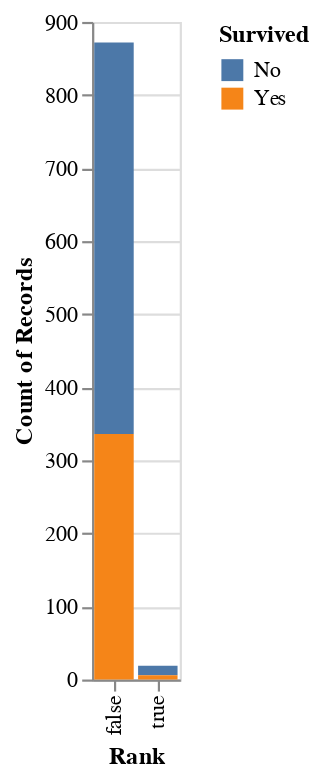

The notebook cell saved with this chart:
### Code cell
rank_survived = alt.Chart(titanic).mark_bar().encode(x="Rank", y="count()", color="Survived")
rank_survived

### Figure 1 — Vega-Lite specification as saved in the notebook (floating-point values rounded to 4 significant figures; data arrays with more than 128 entries replaced by an {"elided": "..."} marker saying what was removed)
{"config": {"view": {"continuousWidth": 400, "continuousHeight": 300}}, "data": {"name": "data-4752622ad81a47351765e15b7cd0ccd9"}, "mark": "bar", "encoding": {"color": {"field": "Survived", "type": "nominal"}, "x": {"field": "Rank", "type": "nominal"}, "y": {"aggregate": "count", "type": "quantitative"}}, "$schema": "https://vega.github.io/schema/vega-lite/v4.17.0.json", "datasets": {"data-4752622ad81a47351765e15b7cd0ccd9": {"elided": "891 records"}}}
